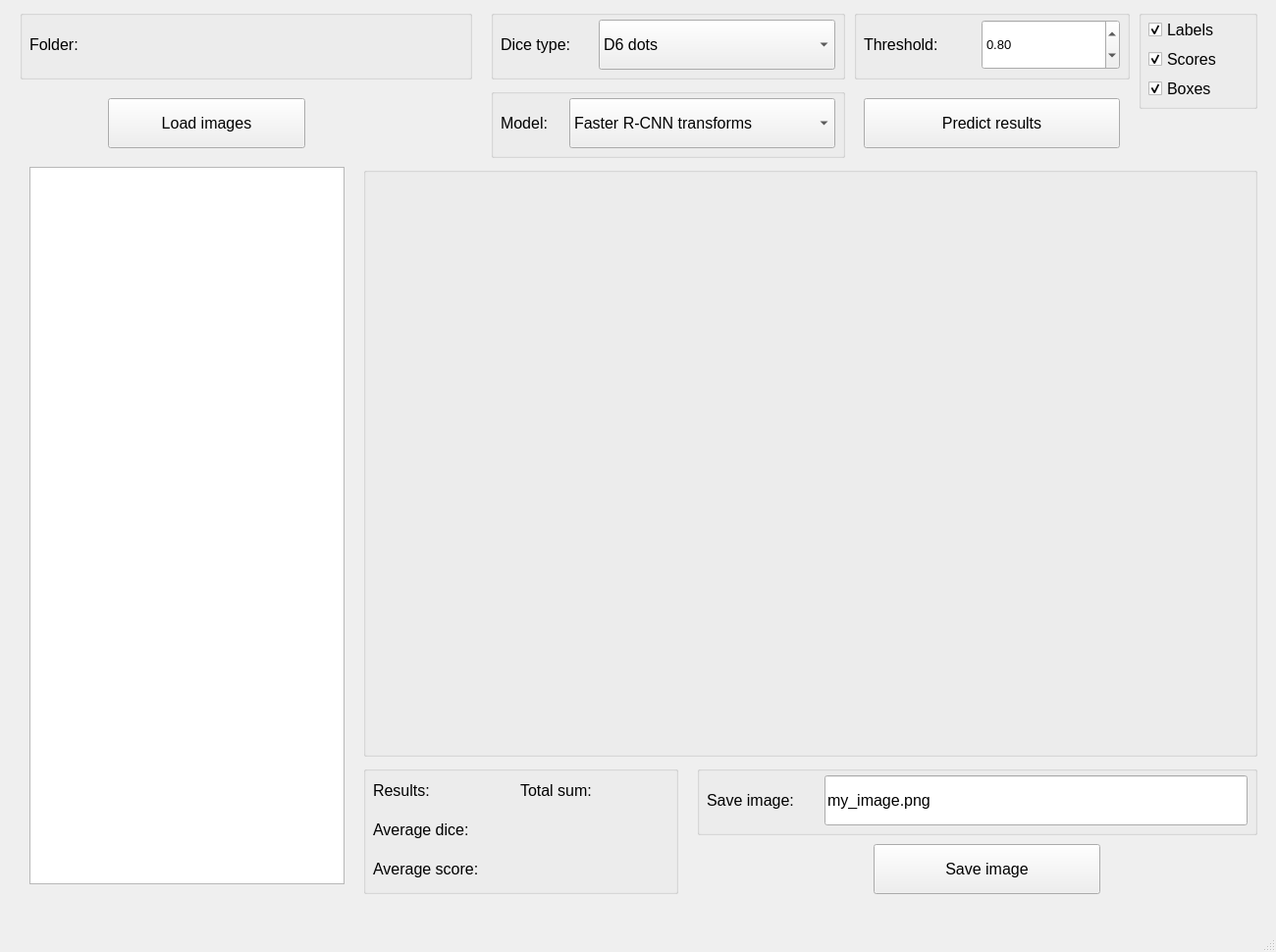
<?xml version="1.0" encoding="UTF-8"?>
<ui version="4.0">
 <class>MainWindow</class>
 <widget class="QMainWindow" name="MainWindow">
  <property name="geometry">
   <rect>
    <x>0</x>
    <y>0</y>
    <width>1300</width>
    <height>970</height>
   </rect>
  </property>
  <property name="minimumSize">
   <size>
    <width>1300</width>
    <height>970</height>
   </size>
  </property>
  <property name="maximumSize">
   <size>
    <width>1300</width>
    <height>970</height>
   </size>
  </property>
  <property name="font">
   <font>
    <pointsize>10</pointsize>
   </font>
  </property>
  <property name="windowTitle">
   <string>MainWindow</string>
  </property>
  <widget class="QWidget" name="centralwidget">
   <widget class="QGroupBox" name="groupBox_image">
    <property name="geometry">
     <rect>
      <x>370</x>
      <y>170</y>
      <width>911</width>
      <height>601</height>
     </rect>
    </property>
    <property name="title">
     <string/>
    </property>
    <widget class="QLabel" name="label_image">
     <property name="geometry">
      <rect>
       <x>10</x>
       <y>10</y>
       <width>891</width>
       <height>581</height>
      </rect>
     </property>
     <property name="text">
      <string/>
     </property>
     <property name="scaledContents">
      <bool>true</bool>
     </property>
     <property name="alignment">
      <set>Qt::AlignLeading|Qt::AlignLeft|Qt::AlignVCenter</set>
     </property>
    </widget>
   </widget>
   <widget class="QPushButton" name="pushButton_load_images">
    <property name="geometry">
     <rect>
      <x>110</x>
      <y>100</y>
      <width>201</width>
      <height>51</height>
     </rect>
    </property>
    <property name="font">
     <font>
      <pointsize>12</pointsize>
     </font>
    </property>
    <property name="text">
     <string>Load images</string>
    </property>
   </widget>
   <widget class="QListWidget" name="listWidget_images">
    <property name="geometry">
     <rect>
      <x>30</x>
      <y>170</y>
      <width>321</width>
      <height>731</height>
     </rect>
    </property>
    <property name="font">
     <font>
      <pointsize>10</pointsize>
     </font>
    </property>
   </widget>
   <widget class="QGroupBox" name="groupBox_load_images">
    <property name="geometry">
     <rect>
      <x>20</x>
      <y>10</y>
      <width>461</width>
      <height>71</height>
     </rect>
    </property>
    <property name="title">
     <string/>
    </property>
    <widget class="QLabel" name="label_folder">
     <property name="geometry">
      <rect>
       <x>10</x>
       <y>10</y>
       <width>71</width>
       <height>51</height>
      </rect>
     </property>
     <property name="font">
      <font>
       <pointsize>12</pointsize>
      </font>
     </property>
     <property name="text">
      <string>Folder:</string>
     </property>
    </widget>
   </widget>
   <widget class="QPushButton" name="pushButton_predict">
    <property name="geometry">
     <rect>
      <x>880</x>
      <y>100</y>
      <width>261</width>
      <height>51</height>
     </rect>
    </property>
    <property name="font">
     <font>
      <pointsize>12</pointsize>
     </font>
    </property>
    <property name="text">
     <string>Predict results</string>
    </property>
   </widget>
   <widget class="QGroupBox" name="groupBox">
    <property name="geometry">
     <rect>
      <x>1160</x>
      <y>10</y>
      <width>121</width>
      <height>101</height>
     </rect>
    </property>
    <property name="font">
     <font>
      <pointsize>10</pointsize>
     </font>
    </property>
    <property name="title">
     <string/>
    </property>
    <widget class="QCheckBox" name="checkBox_labels">
     <property name="geometry">
      <rect>
       <x>10</x>
       <y>10</y>
       <width>101</width>
       <height>21</height>
      </rect>
     </property>
     <property name="font">
      <font>
       <pointsize>12</pointsize>
      </font>
     </property>
     <property name="text">
      <string>Labels</string>
     </property>
     <property name="checked">
      <bool>true</bool>
     </property>
    </widget>
    <widget class="QCheckBox" name="checkBox_scores">
     <property name="geometry">
      <rect>
       <x>10</x>
       <y>40</y>
       <width>101</width>
       <height>21</height>
      </rect>
     </property>
     <property name="font">
      <font>
       <pointsize>12</pointsize>
      </font>
     </property>
     <property name="text">
      <string>Scores</string>
     </property>
     <property name="checked">
      <bool>true</bool>
     </property>
    </widget>
    <widget class="QCheckBox" name="checkBox_boxes">
     <property name="geometry">
      <rect>
       <x>10</x>
       <y>70</y>
       <width>101</width>
       <height>21</height>
      </rect>
     </property>
     <property name="font">
      <font>
       <pointsize>12</pointsize>
      </font>
     </property>
     <property name="text">
      <string>Boxes</string>
     </property>
     <property name="checked">
      <bool>true</bool>
     </property>
    </widget>
   </widget>
   <widget class="QGroupBox" name="groupBox_results">
    <property name="geometry">
     <rect>
      <x>370</x>
      <y>780</y>
      <width>321</width>
      <height>131</height>
     </rect>
    </property>
    <property name="font">
     <font>
      <pointsize>10</pointsize>
     </font>
    </property>
    <property name="title">
     <string/>
    </property>
    <widget class="QLabel" name="label_total">
     <property name="geometry">
      <rect>
       <x>160</x>
       <y>10</y>
       <width>141</width>
       <height>31</height>
      </rect>
     </property>
     <property name="font">
      <font>
       <pointsize>12</pointsize>
      </font>
     </property>
     <property name="text">
      <string>Total sum:</string>
     </property>
    </widget>
    <widget class="QLabel" name="label_average_score">
     <property name="geometry">
      <rect>
       <x>10</x>
       <y>90</y>
       <width>291</width>
       <height>31</height>
      </rect>
     </property>
     <property name="font">
      <font>
       <pointsize>12</pointsize>
      </font>
     </property>
     <property name="text">
      <string>Average score:</string>
     </property>
    </widget>
    <widget class="QLabel" name="label_results">
     <property name="geometry">
      <rect>
       <x>10</x>
       <y>10</y>
       <width>131</width>
       <height>31</height>
      </rect>
     </property>
     <property name="font">
      <font>
       <pointsize>12</pointsize>
      </font>
     </property>
     <property name="text">
      <string>Results:</string>
     </property>
    </widget>
    <widget class="QLabel" name="label_average_dice">
     <property name="geometry">
      <rect>
       <x>10</x>
       <y>50</y>
       <width>291</width>
       <height>31</height>
      </rect>
     </property>
     <property name="font">
      <font>
       <pointsize>12</pointsize>
      </font>
     </property>
     <property name="text">
      <string>Average dice:</string>
     </property>
    </widget>
   </widget>
   <widget class="QGroupBox" name="groupBox_save">
    <property name="geometry">
     <rect>
      <x>710</x>
      <y>780</y>
      <width>571</width>
      <height>71</height>
     </rect>
    </property>
    <property name="font">
     <font>
      <pointsize>10</pointsize>
     </font>
    </property>
    <property name="title">
     <string/>
    </property>
    <widget class="QLabel" name="label_save">
     <property name="geometry">
      <rect>
       <x>10</x>
       <y>10</y>
       <width>111</width>
       <height>51</height>
      </rect>
     </property>
     <property name="font">
      <font>
       <pointsize>12</pointsize>
      </font>
     </property>
     <property name="text">
      <string>Save image:</string>
     </property>
    </widget>
    <widget class="QLineEdit" name="lineEdit_save">
     <property name="geometry">
      <rect>
       <x>130</x>
       <y>10</y>
       <width>431</width>
       <height>51</height>
      </rect>
     </property>
     <property name="font">
      <font>
       <pointsize>12</pointsize>
      </font>
     </property>
     <property name="text">
      <string>my_image.png</string>
     </property>
    </widget>
   </widget>
   <widget class="QGroupBox" name="groupBox_type">
    <property name="geometry">
     <rect>
      <x>500</x>
      <y>10</y>
      <width>361</width>
      <height>71</height>
     </rect>
    </property>
    <property name="title">
     <string/>
    </property>
    <widget class="QComboBox" name="comboBox_type">
     <property name="geometry">
      <rect>
       <x>110</x>
       <y>10</y>
       <width>241</width>
       <height>51</height>
      </rect>
     </property>
     <property name="font">
      <font>
       <pointsize>12</pointsize>
      </font>
     </property>
     <item>
      <property name="text">
       <string>D6 dots</string>
      </property>
     </item>
     <item>
      <property name="text">
       <string>D6 D8 D10 D12</string>
      </property>
     </item>
    </widget>
    <widget class="QLabel" name="label_type">
     <property name="geometry">
      <rect>
       <x>10</x>
       <y>20</y>
       <width>91</width>
       <height>31</height>
      </rect>
     </property>
     <property name="font">
      <font>
       <pointsize>12</pointsize>
      </font>
     </property>
     <property name="text">
      <string>Dice type:</string>
     </property>
    </widget>
   </widget>
   <widget class="QGroupBox" name="groupBox_model">
    <property name="geometry">
     <rect>
      <x>500</x>
      <y>90</y>
      <width>361</width>
      <height>71</height>
     </rect>
    </property>
    <property name="font">
     <font>
      <pointsize>10</pointsize>
     </font>
    </property>
    <property name="title">
     <string/>
    </property>
    <widget class="QLabel" name="label_model">
     <property name="geometry">
      <rect>
       <x>10</x>
       <y>10</y>
       <width>61</width>
       <height>51</height>
      </rect>
     </property>
     <property name="font">
      <font>
       <pointsize>12</pointsize>
      </font>
     </property>
     <property name="text">
      <string>Model:</string>
     </property>
    </widget>
    <widget class="QComboBox" name="comboBox_model">
     <property name="geometry">
      <rect>
       <x>80</x>
       <y>10</y>
       <width>271</width>
       <height>51</height>
      </rect>
     </property>
     <property name="font">
      <font>
       <pointsize>12</pointsize>
      </font>
     </property>
     <item>
      <property name="text">
       <string>Faster R-CNN transforms</string>
      </property>
     </item>
     <item>
      <property name="text">
       <string>Faster R-CNN</string>
      </property>
     </item>
    </widget>
   </widget>
   <widget class="QGroupBox" name="groupBox_threshold">
    <property name="geometry">
     <rect>
      <x>870</x>
      <y>10</y>
      <width>281</width>
      <height>71</height>
     </rect>
    </property>
    <property name="title">
     <string/>
    </property>
    <widget class="QDoubleSpinBox" name="SpinBox_threshold">
     <property name="geometry">
      <rect>
       <x>130</x>
       <y>10</y>
       <width>141</width>
       <height>51</height>
      </rect>
     </property>
     <property name="font">
      <font>
       <pointsize>10</pointsize>
      </font>
     </property>
     <property name="decimals">
      <number>2</number>
     </property>
     <property name="maximum">
      <double>100.000000000000000</double>
     </property>
     <property name="value">
      <double>0.800000000000000</double>
     </property>
    </widget>
    <widget class="QLabel" name="label">
     <property name="geometry">
      <rect>
       <x>10</x>
       <y>10</y>
       <width>101</width>
       <height>51</height>
      </rect>
     </property>
     <property name="font">
      <font>
       <pointsize>12</pointsize>
      </font>
     </property>
     <property name="text">
      <string>Threshold:</string>
     </property>
    </widget>
   </widget>
   <widget class="QPushButton" name="pushButton_save">
    <property name="geometry">
     <rect>
      <x>890</x>
      <y>860</y>
      <width>231</width>
      <height>51</height>
     </rect>
    </property>
    <property name="font">
     <font>
      <pointsize>12</pointsize>
     </font>
    </property>
    <property name="text">
     <string>Save image</string>
    </property>
   </widget>
  </widget>
  <widget class="QMenuBar" name="menubar">
   <property name="geometry">
    <rect>
     <x>0</x>
     <y>0</y>
     <width>1300</width>
     <height>29</height>
    </rect>
   </property>
  </widget>
  <widget class="QStatusBar" name="statusbar"/>
 </widget>
 <resources/>
 <connections/>
</ui>
